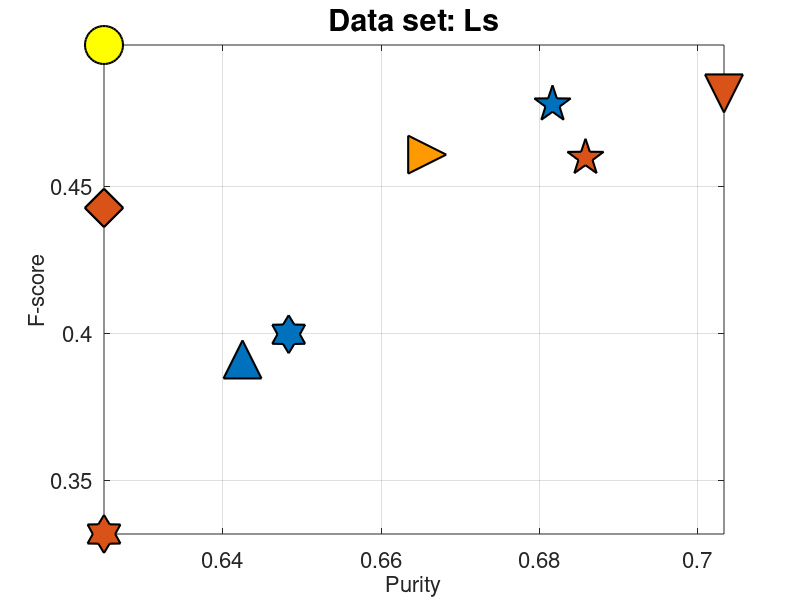
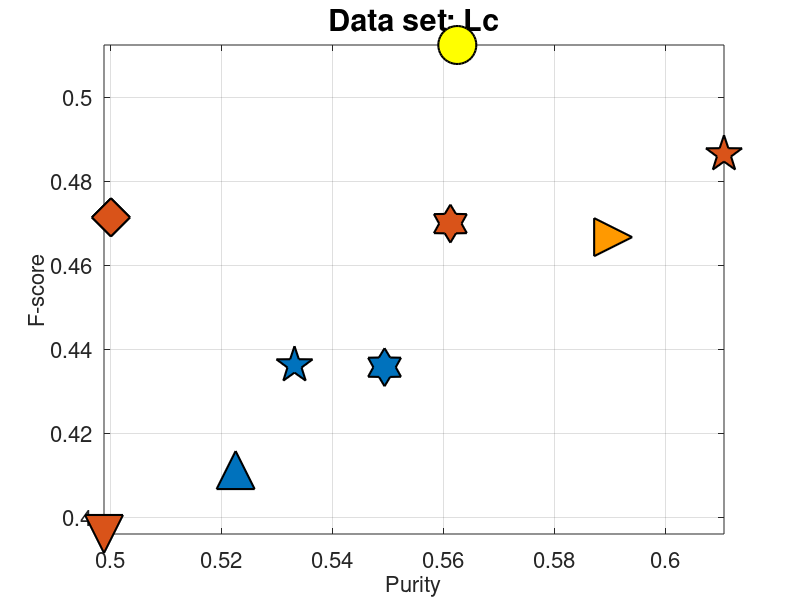
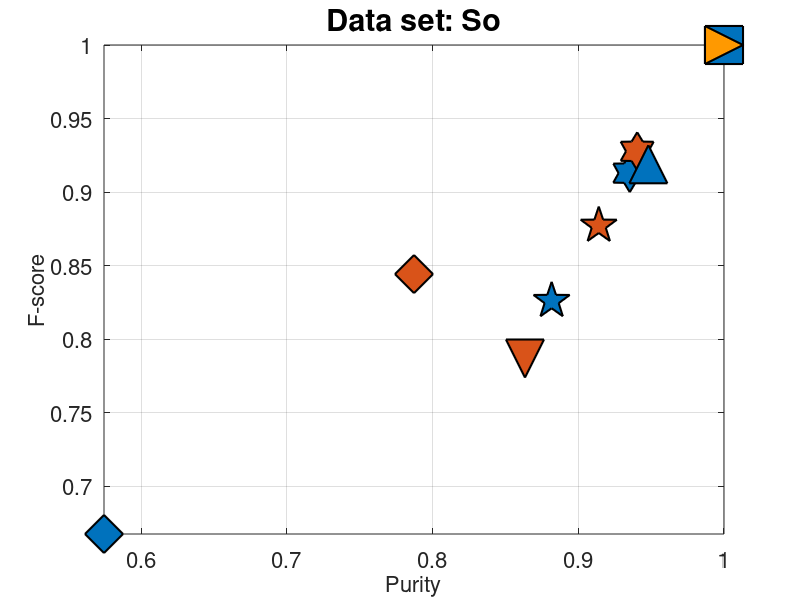
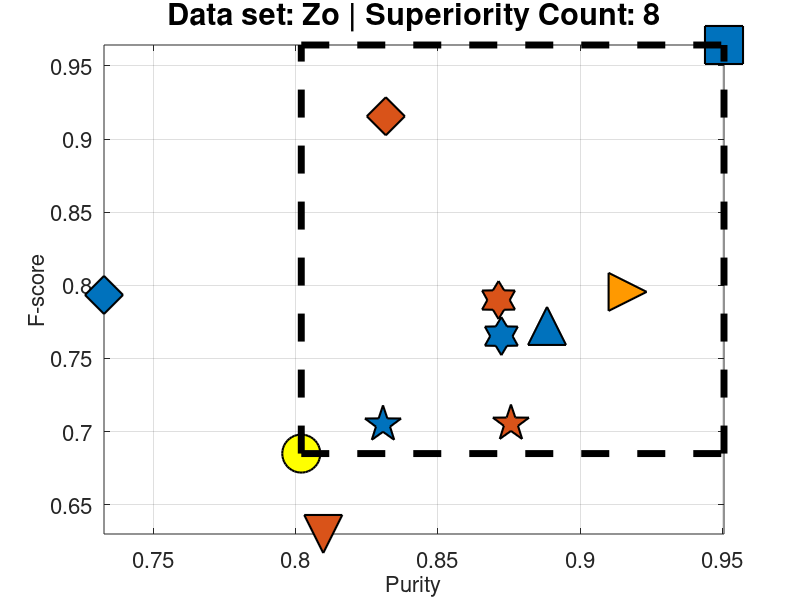

The MATLAB script that drew these images, in order:
% load('PerformanceQuality.mat')
% Quality_Purity = zeros(18,11);
% Quality_Fscore = zeros(18,11);
% algo_names = {'SigDT', 'DV', 'CUBT^{Ham}', 'CUBT^{MI}', 'k-modes', 'Entropy', 'CDE', 'CDCDR', 'IMM', 'RDM', 'SHA'};
% for I = 1:18
%     Quality_Purity(I,:) = [Results(I,1) Metric_DV(I,3) CUBT_Ham_metrics(I,1) CUBT_MI_metrics(I,1) Metric_kmodes(I,3) Metric_Entropy(I,3) Metric_CDE(I,3) Metric_CDC_DR(I,3) IMM_metrics(I,1) RDM_metrics(I,1) SHA_metrics(I,1)];
%     Quality_Fscore(I,:) = [Results(I,2) Metric_DV(I,7) CUBT_Ham_metrics(I,2) CUBT_MI_metrics(I,2) Metric_kmodes(I,7) Metric_Entropy(I,7) Metric_CDE(I,7) Metric_CDC_DR(I,7) IMM_metrics(I,2) RDM_metrics(I,2) SHA_metrics(I,2)];
% end
load('Quality_metrics.mat')
dataNames = {'Ls', 'Lc', 'So', 'Zo', 'Ps', 'Hr', 'Ly', 'Hd', 'Sf',...
    'Pt', 'De', 'Hv', 'Bs', 'Ca', 'Bc', 'Mm', 'Tt', 'Ce'};
% 定义每个点的具体名称
algo_names = {'SigDT', 'DV', 'CUBT^{Ham}', 'CUBT^{MI}', 'k-modes', 'Entropy', 'CDE', 'CDCDR', 'IMM', 'RDM', 'SHA'};
% 准备数据
% Purity = [0.833 0.497 0.790 0.650 0.715 0.792 0.841 0.816 0.841 0.673 0.887];
% Fscore = [0.857 0.443 0.790 0.526 0.606 0.677 0.751 0.730 0.733 0.569 0.819];
% Purity = [0.802 0.950 0.733 0.832 0.831 0.876 0.872 0.871 0.888 0.810 0.917];
% Fscore = [0.685 0.964 0.793 0.916 0.705 0.705 0.765 0.790 0.772 0.630 0.796];
% 准备绘图
for I = 1:18  % Assuming you want to run this for a specific dataset index
    Purity = Quality_Purity(I,:);
    Fscore = Quality_Fscore(I,:);
    figure;
    hold on;
    set(gcf, 'Color', 'w');  % Set background to white
    set(gca, 'FontSize', 16);  % Increase font size for axis

    % Define different solid marker styles and colors
    markers = {'o', 's', 'd', 'd', 'p', 'p', 'h', 'h', '^', 'v', '>'};
    %  (1) bright yellow (2) shade of blue (3) red  (4) orange
    colors = [1 1 0; 0 0.4470 0.7410; 0.8500 0.3250 0.0980; 1 0.6 0];  % Added bright yellow to emphasize the first point

    % Color assignments, using newly added bright yellow for the first point
    color_assignments = [1, 2, 2, 3, 2, 3, 2, 3, 2, 3, 4];

    % Define the baseline point (purity1 and fscore1) if needed
    purity1 = Purity(1);
    fscore1 = Fscore(1);

    % Plot the scatter points, skipping those with Purity and F-score both zero
    for i = 1:length(Purity)
        if Purity(i) ~= 0 || Fscore(i) ~= 0  % Only plot if either value is non-zero
            scatter(Purity(i), Fscore(i), 750, 'Marker', markers{i}, 'MarkerFaceColor', colors(color_assignments(i), :), 'MarkerEdgeColor', 'k', 'LineWidth', 1.5);
        end
    end

    % Find the right upper corner points and draw dashed lines
    right_upper_purities = Purity(Purity > purity1);
    right_upper_fscores = Fscore(Fscore > fscore1 & Purity > purity1);

    if ~isempty(right_upper_purities) && ~isempty(right_upper_fscores)
        max_purity = max(right_upper_purities);
        max_fscore = max(right_upper_fscores);
        % Draw dashed lines to mark the specific area
        plot([purity1, max_purity], [fscore1, fscore1], 'k--', 'LineWidth', 5);
        plot([purity1, purity1], [fscore1, max_fscore], 'k--', 'LineWidth', 5);
        plot([purity1, max_purity], [max_fscore, max_fscore], 'k--', 'LineWidth', 5);
        plot([max_purity, max_purity], [fscore1, max_fscore], 'k--', 'LineWidth', 5);
    end

    % Count points superior to the baseline
    count_points = sum(Fscore > fscore1 & Purity > purity1);

    % Update the title based on count_points
    if count_points > 0
        titleText = ['Data set: ' dataNames{I} ' | Superiority Count: ' num2str(count_points)];
    else
        titleText = ['Data set: ' dataNames{I}];
    end
    title(titleText, 'FontSize', 22);  % Set the title with dynamic content

    % Legend, labels, and plot settings
%     lg = legend(algo_names, 'Location', 'best');
%     set(lg, 'FontSize', 25);  % Increase legend font size
    xlabel('Purity', 'FontSize', 16);
    ylabel('F-score', 'FontSize', 16);
    grid on;
    axis tight;  % Reduce whitespace
    box on;  % Add box around plot
    hold off;
end